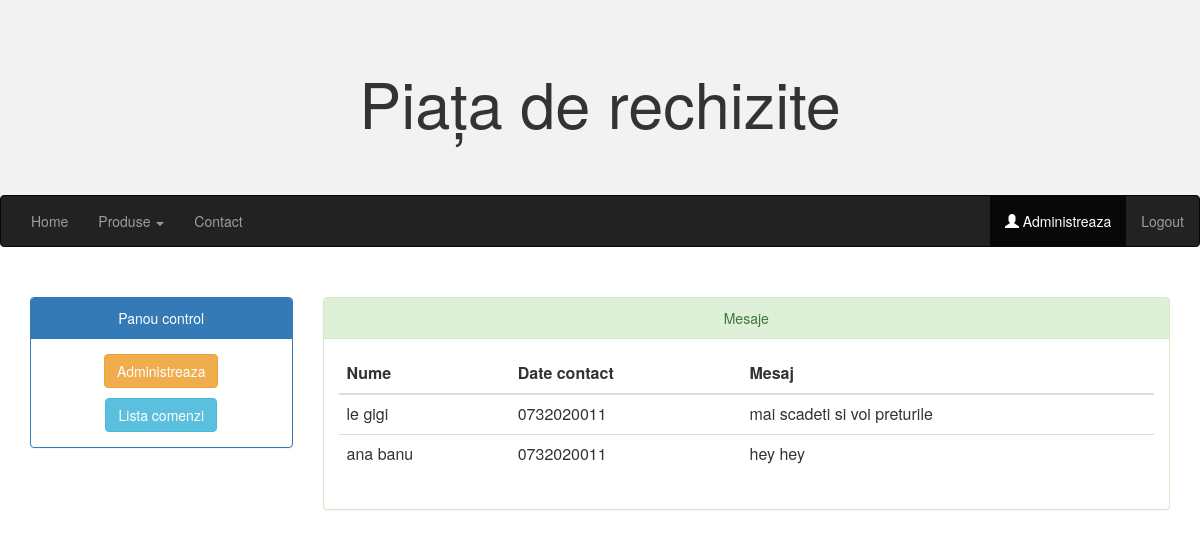
The page /admin/mesaje.php (signed in) on the database its author committed.
### tables this page shows
CREATE TABLE `mesaje` (
  `ID` int(11) NOT NULL,
  `Nume` varchar(100) NOT NULL,
  `Contact` text NOT NULL,
  `Mesaj` varchar(300) NOT NULL
);

### classes/Db.php (called while the page is built, shortened)
<?php
class Db
{
    private $connection;
    public function __construct()
    {
        $content = file("C:\wamp64\www\proiect2\config_file.txt");
        $this->connection = new PDO("mysql:host=localhost;dbname=$dbname", "$username", "$password");
    }
    function query($query)
    {
        if (preg_match('/^select/i', $query))
        {
            if (!empty($this)) {
                return $this->connection->query($query)->fetchAll(PDO::FETCH_ASSOC);
            }
        }
        elseif (preg_match('/^(?i)(update)/',$query) || preg_match('/^(?i)(insert)/',$query)
            || preg_match('/^(?i)(delete)/',$query))
        {
            return $this->connection->exec($query);
        }
    }
}

### admin/mesaje.php (the view, shortened to what this page needs)
<?php
if (isset ($_SESSION['logat']))
{
	include "../includes/head.php";
    include "../includes/navbar_admin.php";
}
?>
<body>
<div class="container">
  <div class="row">
    <div class="col-sm-3">
      <div class="panel panel-primary text-center">
        <div class="panel-heading text-center">Panou control</div>
        <div class="panel-body">
		<p><a href='index.php' class='btn btn-warning' role='button'>Administreaza</a></p>
		   <a href='comenzi.php' class='btn btn-info' role='button'>Lista comenzi</a>
		</div>
	  </div>
	 </div>
<div class='col-sm-9 text-center'>
	<div class='panel panel-success text-center'>
		<div class='panel-heading text-center'>Mesaje</div>
			<div class='panel-body'>
			<table class="table">
			<thead>
				<tr>
					<th>Nume</td>
					<th>Date contact</td>
					<th>Mesaj</td>
				</tr>
			</thead>
			<tbody>
			<?php
			$query = "SELECT * FROM `mesaje`";
			$rez = $db->query($query);
			if($rez === false)
			{
				echo "<h4>Nu aveti mesaje</h4>";
			}
			else
			{
				foreach ($rez as $v)
				{
					echo "<tr>
					  <td> $v[Nume]</td>
					  <td> $v[Contact]</td>
					  <td>$v[Mesaj]</td>
						</tr>";
				}
			}
			?>
			</tbody>
		</table>

### rows shown on the page
mesaje: Nume "le gigi", Contact "0732020011", Mesaj "mai scadeti si voi preturile"
mesaje: Nume "ana banu", Contact "0732020011", Mesaj "hey hey"
